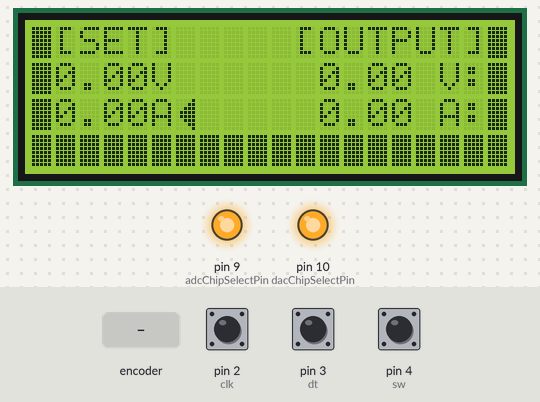
The sketch below on a simulated Arduino Uno, built with avr-gcc and run on an emulated ATmega328P. Parts: 20×4 character LCD, output pins drawn as LEDs (lit = HIGH). The test bench sets the inputs (shaded band); at power-on: pin 4 (sw) HIGH, pin 2 (clk) HIGH, pin 3 (dt) HIGH. What the sketch prints to the serial monitor is not drawn.

Above: at 3.3 s.
3.4 s: rotary encoder on pin 2 (clk) / pin 3 (dt) turned 1 step (first pin leading)
At 4.6 s:
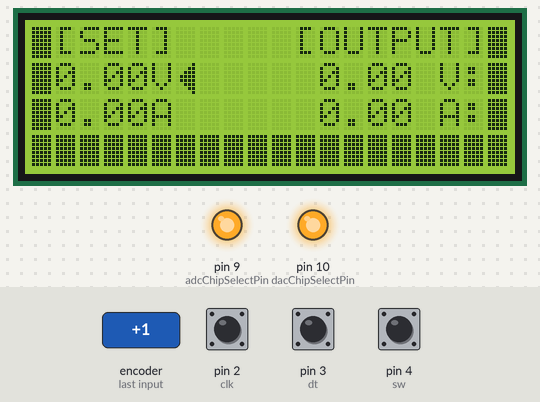
5.2 s: pin 4 (sw) pulled LOW for 0.15 s
At 6.0 s:
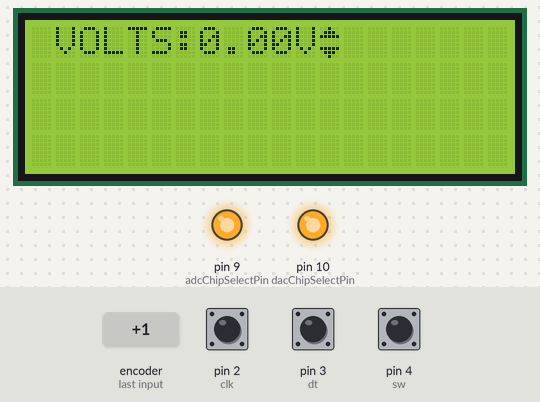
6.9 s: pin 4 (sw) pulled LOW for 1 s
At 8.2 s:
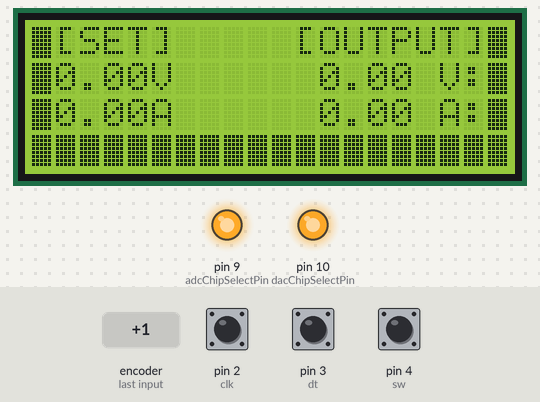
9.4 s: pin 4 (sw) pulled LOW for 0.15 s
At 10.3 s:
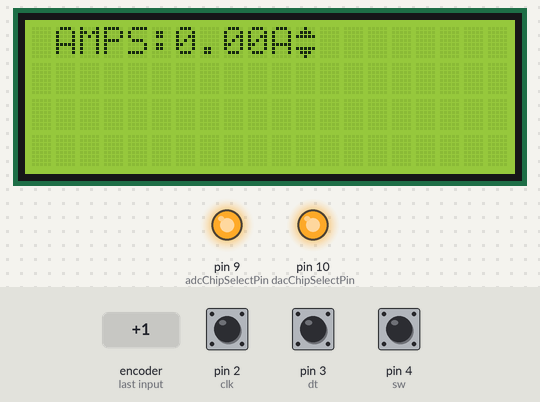
11.2 s: rotary encoder on pin 2 (clk) / pin 3 (dt) turned 2 steps (second pin leading)
At 12.9 s:
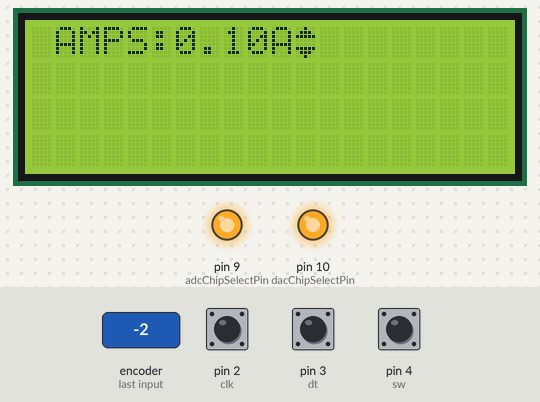
Timing chart, 0 to 14.1 s (numbered marks = the images above; inputs shaded):
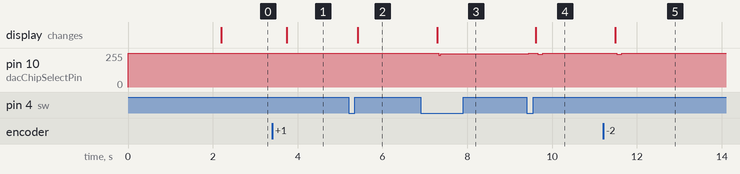

Measured:
- after the input at 3.4 s, the display: changes after 0.35 s (image 1)
- after the input at 5.2 s, the display: changes after 0.22 s (image 2)
- after the input at 6.9 s, pin 10 (dacChipSelectPin): 255/255 → 250/255 after 0.43 s; the display: changes after 0.39 s (image 3)
- after the input at 9.4 s, pin 10 (dacChipSelectPin): 250/255 → 255/255 after 0.05 s, → 246/255 0.21 s later, → 252/255 0.12 s later; the display: changes after 0.22 s (image 4)
- after the input at 11.2 s, pin 10 (dacChipSelectPin): 252/255 → 255/255 after 0.14 s, → 246/255 0.19 s later, → 252/255 0.12 s later; the display: changes after 0.28 s (image 5)

The sketch:

labsupplymenuproto_20x4.ino
```cpp
#include <SPI.h>
#include <Wire.h>
#include <LiquidCrystal_I2C.h>
#define clk 2
#define dt 3
#define sw 4
char screen = 0;
char cursorPos = 0;
float voltage = 0;
float current = 0;
float readV = 0;
float readI = 0;
int counter = 0;
int setV = 0;
int setI = 0;
int adcChipSelectPin = 9;
int dacChipSelectPin = 10;
const int dacRev = 4096;
const int vRef = 4.46;
volatile boolean TurnDetected = false;
volatile boolean up = false;
volatile boolean button = false;
volatile boolean vset = false;
volatile boolean iset = false;

byte customChar1[8] = {
  0b00001,
  0b00011,
  0b00111,
  0b01111,
  0b01111,
  0b00111,
  0b00011,
  0b00001
};
byte customChar2[8] = {
  0b00100,
  0b01110,
  0b11111,
  0b00000,
  0b00000,
  0b11111,
  0b01110,
  0b00100
};
byte customChar3[8] = {
  0b11111,
  0b11111,
  0b11111,
  0b11111,
  0b11111,
  0b11111,
  0b11111,
  0b11111
};


ISR(PCINT2_vect) {
  if (digitalRead(sw) == LOW) {
    button = true;
  }
}
  void isr0 ()  {
  TurnDetected = true;
  up = (digitalRead(clk) == digitalRead(dt));
}

LiquidCrystal_I2C lcd= LiquidCrystal_I2C(0x27,20,4);

void setup() {

  pinMode(sw, INPUT_PULLUP);
  pinMode(clk, INPUT);
  pinMode(dt, INPUT);
  pinMode(adcChipSelectPin,OUTPUT);
  pinMode(dacChipSelectPin,OUTPUT);
  digitalWrite(adcChipSelectPin,HIGH);
  digitalWrite(dacChipSelectPin,HIGH);
  PCICR |= 0b00000100;
  PCMSK2 |= 0b00010000;
  attachInterrupt(0, isr0, RISING);
  SPI.begin();
  SPI.setBitOrder(MSBFIRST);
  SPI.setClockDivider(SPI_CLOCK_DIV16);
  lcd.begin();
  lcd.createChar(0, customChar1);
  lcd.createChar(1, customChar2);
  lcd.createChar(2, customChar3);
  lcd.clear();
  lcd.setCursor(2,1);
  lcd.print("LABSUPPLY V 0.8");
  delay(2000);
  screen0();
  lcd.setCursor(6,2);
  lcd.write(0);


  Serial.begin(9600);


}

void loop() {

 if(vset){


  setV = voltage * (dacRev / vRef);
  setDac(setV,0);
  if(counter == 1000) {

    counter = 0;

  }
  counter++;
  Serial.print(counter);
  delayMicroseconds(10);
  }


 if(iset) {
  setI = current *(dacRev / vRef);
  setDac(setI,1);

  }


  if (TurnDetected) {
    delay(200);
    switch (screen) {
      case 0:
      switch (cursorPos) {
        case 0:
        if (!up){
          screen0();
          lcd.setCursor(6,1);
          lcd.write(0);

          cursorPos = 1;
        }
        break;
        case 1:
        if (up) {
          screen0();
          lcd.setCursor(6,2);
          lcd.write(0);
          cursorPos = 0;
        }
        break;


      }

       break;
        case 1:
        if (up) {

          voltage = voltage + 0.1;
          if(voltage > 20){
            voltage = 20;
          }

          lcd.setCursor(7,0);
          lcd.print(voltage);
          lcd.print("V");
          lcd.write(1);
          lcd.print(" ");

        }
        else{


          voltage = voltage - 0.1;
          if (voltage < 0) {
            voltage = 0;
          }
          lcd.setCursor(7,0);
          lcd.print(voltage);
          lcd.print("V");
          lcd.write(1);
          lcd.print(" ");

        }
        break;
        case 2:
        if(up) {
          current = current + 0.1;
          if(current > 3) {
            current = 3;
          }
          lcd.setCursor(6,0);
          lcd.print(current);
          lcd.print("A");
          lcd.write(1);
          lcd.print(" ");
        }
        else{
          current = current - 0.1;
          if(current < 0) {
            current = 0;
          }
          lcd.setCursor(6,0);
          lcd.print(current);
          lcd.print("A");
          lcd.write(1);
          lcd.print(" ");
        }
    }

  TurnDetected = false;

 }

 if (button) {
  delay(200);
  switch (screen) {
    case 0:
    if (cursorPos == 1){
      screen = 1;
      screen1();

    }
    else{
      screen = 2;
      screen2();
    }
    break;
    case 1:
    switch(cursorPos) {
      case 0:
      vset = true;
      screen = 0;
      screen0();
      break;
      case 1:
      vset = false;
      voltage = 0;
      counter = 0;
      screen = 1;
      screen1();
      break;

     }
     case 2:
     switch(cursorPos){
     case 0:
     iset = true;
     screen =0;
     screen0();
     break;
      case 1:
      iset = false;
      current = 0;
      counter = 0;
      screen = 1;
      screen1();
      break;

     }
  }
  cursorPos = 0;
  button = false;

 }

}
void screen0() {              // set v set i screen
  lcd.clear();
  lcd.setCursor(1, 0);
  lcd.print("[SET]");
  lcd.setCursor(1,1);
  lcd.print(voltage);
  lcd.setCursor(5,1);
  lcd.print("V");
  lcd.setCursor(1,2);
  lcd.print(current);
  lcd.setCursor(5,2);
  lcd.print("A");
  lcd.setCursor(11, 0);
  lcd.print("[OUTPUT]");
  lcd.setCursor(12,1);
  lcd.print(readAdc(0));
  lcd.setCursor(17,1);
  lcd.print("V:");
  lcd.setCursor(12,2);
  lcd.print(readAdc(1));
  lcd.setCursor(17,2);
  lcd.print("A:");
  lcd.setCursor(0,0);
  lcd.write(2);
  lcd.setCursor(0,1);
  lcd.write(2);
  lcd.setCursor(0,2);
  lcd.write(2);
  lcd.setCursor(0,3);
  lcd.write(2);
  lcd.setCursor(1,3);
  lcd.write(2);
  lcd.setCursor(2,3);
  lcd.write(2);
  lcd.setCursor(3,3);
  lcd.write(2);
  lcd.setCursor(4,3);
  lcd.write(2);
  lcd.setCursor(5,3);
  lcd.write(2);
  lcd.setCursor(6,3);
  lcd.write(2);
  lcd.setCursor(7,3);
  lcd.write(2);
  lcd.setCursor(8,3);
  lcd.write(2);
  lcd.setCursor(9,3);
  lcd.write(2);
  lcd.setCursor(10,3);
  lcd.write(2);
  lcd.setCursor(11,3);
  lcd.write(2);
  lcd.setCursor(12,3);
  lcd.write(2);
  lcd.setCursor(13,3);
  lcd.write(2);
  lcd.setCursor(14,3);
  lcd.write(2);
  lcd.setCursor(15,3);
  lcd.write(2);
  lcd.setCursor(16,3);
  lcd.write(2);
  lcd.setCursor(17,3);
  lcd.write(2);
  lcd.setCursor(18,3);
  lcd.write(2);
  lcd.setCursor(19,3);
  lcd.write(2);
  lcd.setCursor(19,0);
  lcd.write(2);
  lcd.setCursor(19,1);
  lcd.write(2);
  lcd.setCursor(19,2);
  lcd.write(2);
  lcd.setCursor(19,3);
  lcd.write(2);


}
void screen1() {
  lcd.clear();
  lcd.setCursor(1,0);
  lcd.print("VOLTS:");
  lcd.print(voltage);
  lcd.print("V");
  lcd.write(1);


}
void screen2() {
  lcd.clear();
  lcd.setCursor(1,0);
  lcd.print("AMPS:");
  lcd.print(current);
  lcd.print("A");
  lcd.write(1);

}
float readAdc(int channel) {
  byte adcPrimaryRegister = 0b00000110;
  byte adcPrimaryRegisterMask = 0b00000111;
  byte adcPrimaryByteMask = 0b00001111;      // b00001111 isolates the 4 LSB for the value returned.
  byte adcPrimaryConfig = adcPrimaryRegister & adcPrimaryRegisterMask; // ensures the adc register is limited to the mask and assembles the configuration byte to send to ADC.
  byte adcSecondaryConfig = channel << 6;
  noInterrupts(); // disable interupts to prepare to send address data to the ADC.
  digitalWrite(adcChipSelectPin,LOW); // take the Chip Select pin low to select the ADC.
  SPI.transfer(adcPrimaryConfig); //  send in the primary configuration address byte to the ADC.
  byte adcPrimaryByte = SPI.transfer(adcSecondaryConfig); // read the primary byte, also sending in the secondary address byte.
  byte adcSecondaryByte = SPI.transfer(0x00); // read the secondary byte, also sending 0 as this doesn't matter.
  digitalWrite(adcChipSelectPin,HIGH); // take the Chip Select pin high to de-select the ADC.
  interrupts(); // Enable interupts.
  adcPrimaryByte &= adcPrimaryByteMask; // Limits the value of the primary byte to the 4 LSB:
  int digitalValue = (adcPrimaryByte << 8) | adcSecondaryByte; // Shifts the 4 LSB of the primary byte to become the 4 MSB of the 12 bit digital value, this is then ORed to the secondary byte value that holds the 8 LSB of the digital value.
  float value = (float(digitalValue) * vRef) / dacRev; // The digital value is converted to an analogue voltage using a VREF of 2.048V.
  return value; // Returns the value from the function

}

void setDac(int value, int channel) {
  byte dacRegister = 0b00110000;
  int dacSecondaryByteMask = 0b0000000011111111;
  byte dacPrimaryByte = (value >> 8) | dacRegister;
  byte dacSecondaryByte = value & dacSecondaryByteMask;

  switch (channel) {
   case 0:
     dacPrimaryByte &= ~(1 << 7);
   break;
   case 1:
     dacPrimaryByte |= (1 << 7);
  }
  noInterrupts();
  digitalWrite(dacChipSelectPin,LOW);
  SPI.transfer(dacPrimaryByte);
  SPI.transfer(dacSecondaryByte);
  digitalWrite(dacChipSelectPin,HIGH);
  interrupts();
}
```
